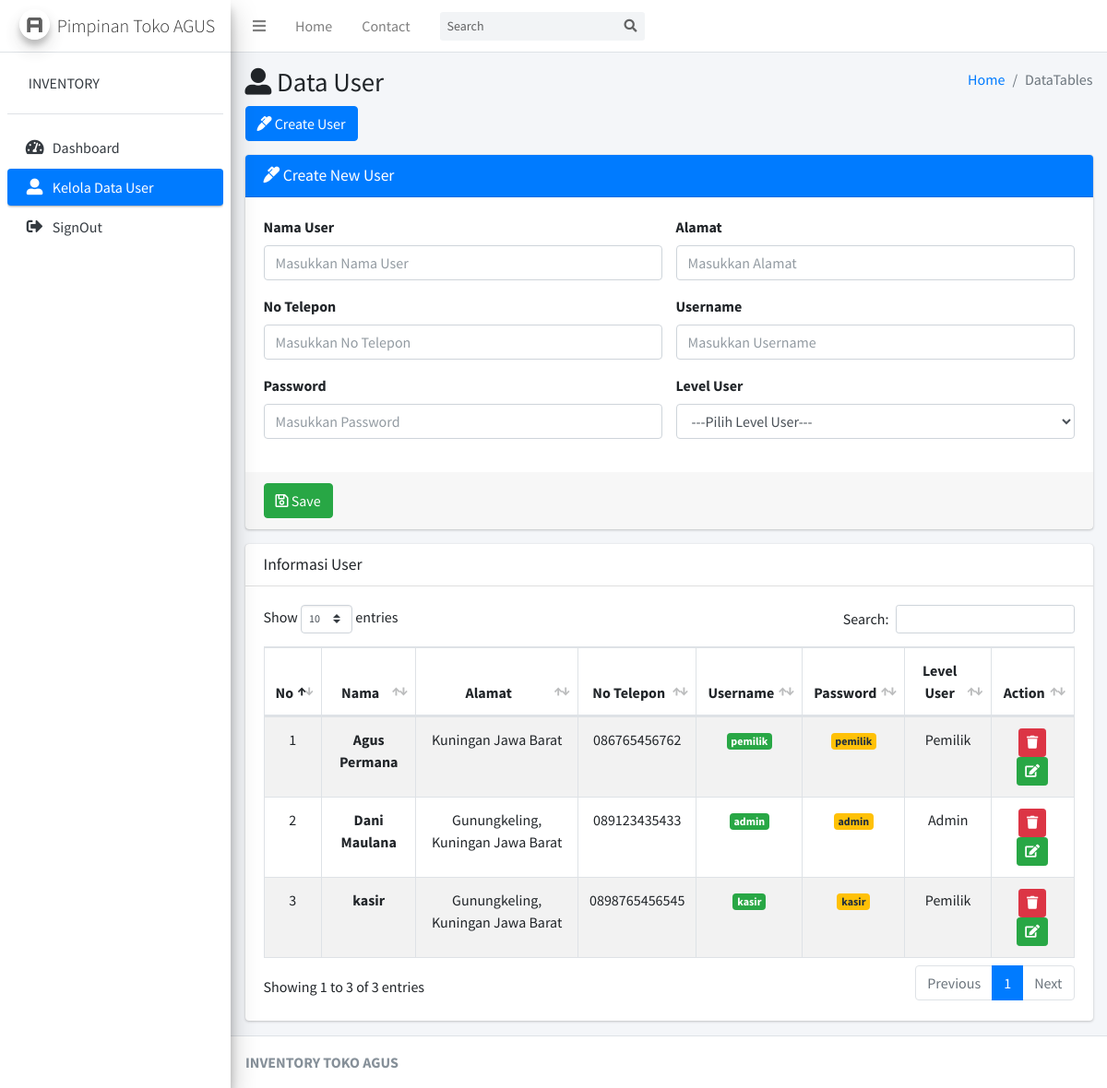
The page /ControllerKelolaUser/user on the database its author committed.
### tables this page shows
CREATE TABLE `user` (
  `id_user` int(11) NOT NULL,
  `nama_user` varchar(50) NOT NULL,
  `alamat` text NOT NULL,
  `no_hp` varchar(15) NOT NULL,
  `username` varchar(50) NOT NULL,
  `password` varchar(50) NOT NULL,
  `level_user` int(11) NOT NULL
);

### application/controllers/ControllerKelolaUser.php (called while the page is built, shortened)
<?php
class ControllerKelolaUser extends CI_Controller
{
    public function __construct()
    {
        $this->load->model('DataMaster');
    }
    public function user()
    {
        $this->form_validation->set_rules('nama', 'Nama', 'required');
        $this->form_validation->set_rules('alamat', 'Alamat', 'required');
        $this->form_validation->set_rules('no_tlpon', 'No Telepon', 'required|min_length[11]|max_length[13]');
        $this->form_validation->set_rules('username', 'Username', 'required');
        $this->form_validation->set_rules('password', 'Password', 'required');
        $this->form_validation->set_rules('level', 'Level User', 'required');
        if ($this->form_validation->run() == FALSE) {
            $data = array(
                'user' => $this->DataMaster->select_user()
            );
            $this->load->view('Pimpinan/Layout/head');
            $this->load->view('Pimpinan/Layout/navbar');
            $this->load->view('Pimpinan/Layout/aside');
            $this->load->view('Pimpinan/user', $data);
            $this->load->view('Pimpinan/Layout/footer');
        }
    }
}

### index.php (called while the page is built, shortened)
<?php
require_once BASEPATH.'core/CodeIgniter.php';

### application/models/DataMaster.php (called while the page is built, shortened)
<?php
class DataMaster extends CI_Model
{
    public function select_user()
    {
        $this->db->select('*');
        $this->db->from('user');
        return $this->db->get()->result();
    }
}

### application/views/Pimpinan/user.php (the view, shortened to what this page needs)
<div class="content-wrapper">
    <section class="content-header">
        <div class="container-fluid">
            <div class="row mb-2">
                <div class="col-sm-6">
                    <h1><i class="fas fa-user-alt"></i> Data User</h1>
                </div>
                <div class="col-sm-6">
                    <ol class="breadcrumb float-sm-right">
                        <li class="breadcrumb-item"><a href="#">Home</a></li>
                        <li class="breadcrumb-item active">DataTables</li>
                    </ol>
                </div>
            </div>
            <button id="create_user" class="btn btn-primary"><i class="fas fa-marker"></i> Create User</button>
        </div>
    </section>
    <section class="content">
        <div class="container-fluid">
            <div class="row">
                <div class="col-12">
                    <div id="show_input_user" class="card card-primary">
                        <div class="card-header">
                            <h3 class="card-title"><i class="fas fa-marker"></i> Create New User</h3>
                        </div>
                        <form action="<?= base_url('ControllerKelolaUser/user') ?>" method="POST" role="form">
                            <div class="card-body">
                                <div class="row">
                                    <div class="col-sm-6">
                                        <div class="form-group">
                                            <label for="exampleInputEmail1">Nama User</label>
                                            <input type="text" name="nama" class="form-control" value="<?= set_value('nama') ?>" id="exampleInputEmail1" placeholder="Masukkan Nama User">
                                        </div>
                                    </div>
                                    <div class="col-sm-6">
                                        <div class="form-group">
                                            <label for="exampleInputPassword1">Alamat</label>
                                            <input type="text" name="alamat" class="form-control" value="<?= set_value('alamat') ?>" id="exampleInputPassword1" placeholder="Masukkan Alamat">
                                        </div>
                                    </div>
                                </div>
                                <div class="row">
                                    <div class="col-sm-6">
                                        <div class="form-group">
                                            <label for="exampleInputPassword1">No Telepon</label>
                                            <input type="number" name="no_tlpon" class="form-control" value="<?= set_value('no_tlpon') ?>" id="exampleInputPassword1" placeholder="Masukkan No Telepon">
                                        </div>
                                    </div>
                                    <div class="col-sm-6">
                                        <div class="form-group">
                                            <label for="exampleInputPassword1">Username</label>
                                            <input type="text" name="username" class="form-control" value="<?= set_value('username') ?>" id="exampleInputPassword1" placeholder="Masukkan Username">
                                        </div>
                                    </div>
                                </div>
                                <div class="row">
                                    <div class="col-sm-6">
                                        <div class="form-group">
                                            <label for="exampleInputPassword1">Password</label>
                                            <input type="text" name="password" class="form-control" value="<?= set_value('password') ?>" id="exampleInputPassword1" placeholder="Masukkan Password">
                                        </div>
                                    </div>
                                    <div class="col-sm-6">
                                        <div class="form-group">
                                            <label>Level User</label>
                                            <select name="level" class="form-control">
                                                <option value="">---Pilih Level User---</option>
                                            </select>
                                        </div>
                                    </div>
                                </div>
                            </div>
                            <div class="card-footer">
                                <button type="submit" class="btn btn-success"><i class="far fa-save"></i> Save</button>
                            </div>
                        </form>
                    </div>
                </div>
                <div class="col-12">
                    <div class="card">
                        <div class="card-header">
                            <h3 class="card-title">Informasi User</h3>
                        </div>
                        <div class="card-body">
                            <table id="example1" class="table table-bordered table-striped">
                                <thead>
                                    <tr>
                                        <th class="text-center">No</th>
                                        <th class="text-center">Nama</th>
                                        <th class="text-center">Alamat</th>
                                        <th class="text-center">No Telepon</th>
                                        <th class="text-center">Username</th>
                                        <th class="text-center">Password</th>
                                        <th class="text-center">Level User</th>
                                        <th class="text-center">Action</th>
                                    </tr>
                                </thead>
                                <tbody>
                                    <?php
                                    $no = 1;
                                    foreach ($user as $key => $value) {
                                    ?>
                                        <tr>
                                            <td class="text-center"><?= $no++ ?></td>
                                            <th class="text-center"><?= $value->nama_user ?></th>
                                            <td class="text-center"><?= $value->alamat ?></td>
                                            <td class="text-center"><?= $value->no_hp ?></td>
                                            <td class="text-center"><span class="badge bg-success"><?= $value->username ?></span></td>
                                            <td class="text-center"><span class="badge bg-warning"><?= $value->password ?></span></td>
                                            <td class="text-center"><?php if ($value->level_user == '1') {
                                                                        echo 'Admin';
                                                                    } else {
                                                                        echo 'Pemilik';
                                                                    } ?></td>
                                            <td class="text-center">
                                                <a href="<?= base_url('ControllerKelolaUser/hapus_user/' . $value->id_user) ?>" class="btn btn-danger btn-sm"><i class="fa fa-trash"></i></a>
                                                <a href="<?= base_url('ControllerKelolaUser/update_user/' . $value->id_user) ?>" class="btn btn-success btn-sm"><i class="fa fa-edit"></i></a>
                                            </td>
                                        </tr>
                                    <?php
                                    }
                                    ?>
                                </tbody>
                            </table>
                        </div>
                    </div>
                </div>
            </div>
        </div>
    </section>
</div>

### rows shown on the page
user: nama_user "Agus Permana", alamat "Kuningan Jawa Barat", no_hp "086765456762", username "pemilik", password "pemilik", level_user "Pemilik"
user: nama_user "Dani Maulana", alamat "Gunungkeling, Kuningan Jawa Barat", no_hp "089123435433", username "admin", password "admin", level_user "Admin"
user: nama_user "kasir", alamat "Gunungkeling, Kuningan Jawa Barat", no_hp "0898765456545", username "kasir", password "kasir", level_user "Pemilik"
